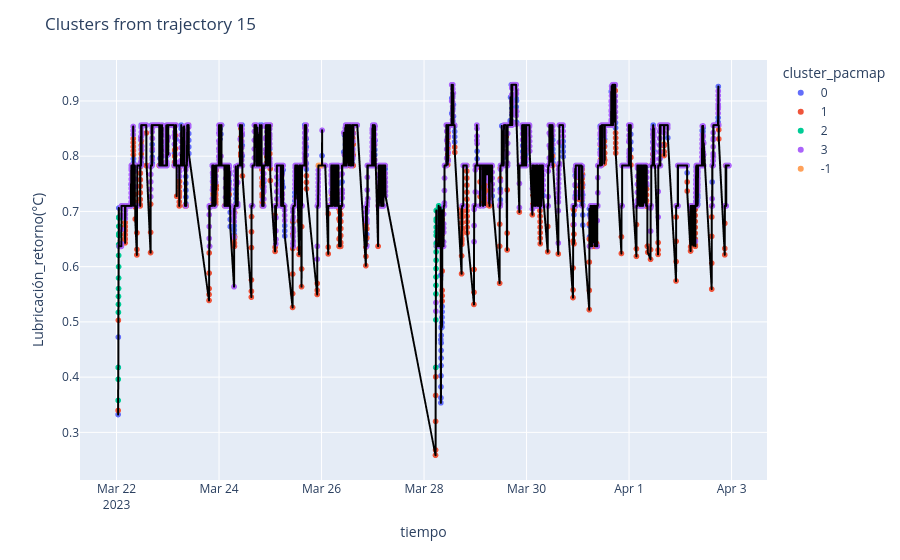

The cell this chart's notebook holds for it:
### Code cell
Clusters.plotFigure('lineplot', 
                    idxTrajectory   = 3, 
                    idxVariable     = 6, 
                    algorithm       = 'pacmap')
